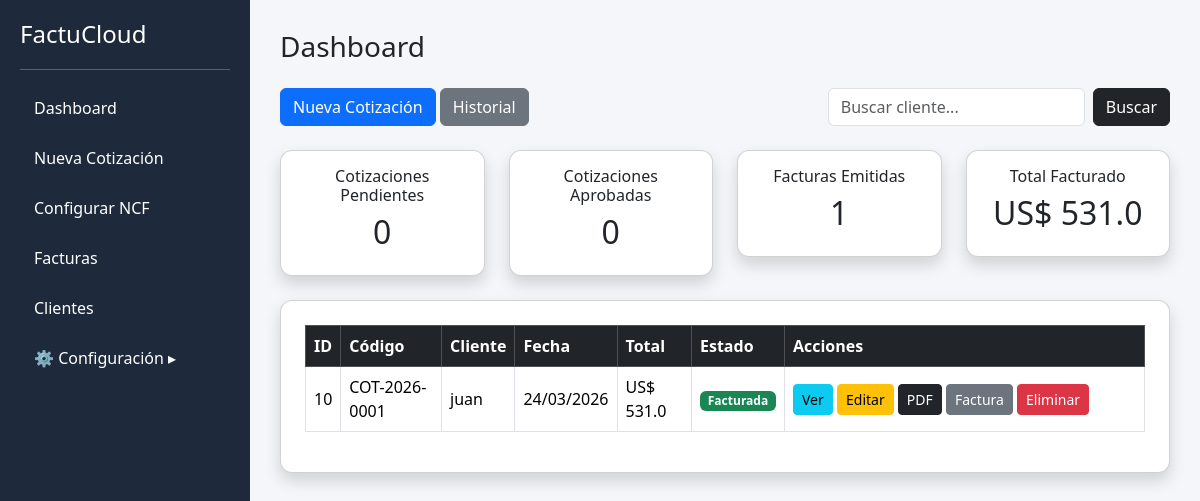
Page / (signed in) on the earlier database version.
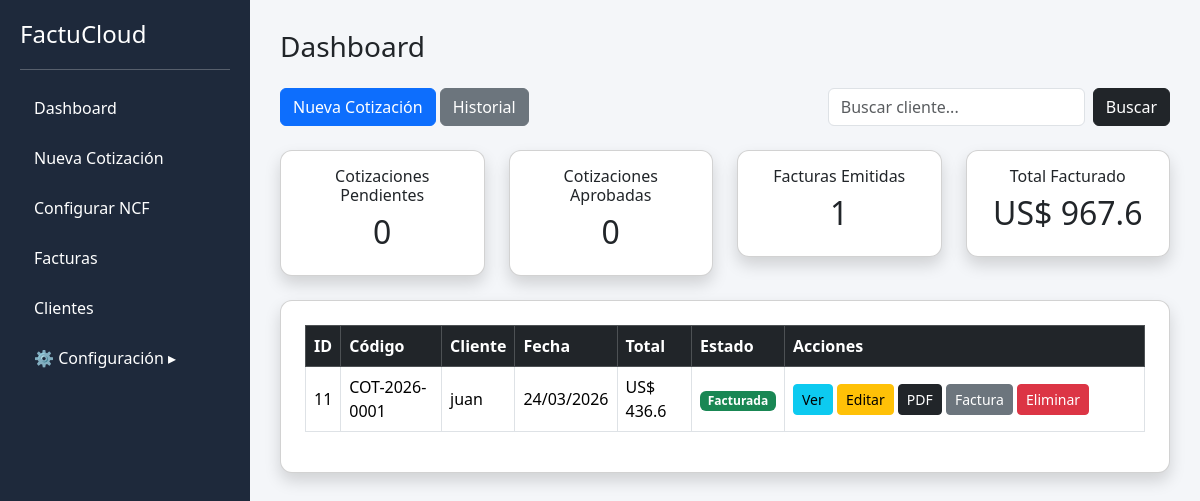
Same page on the later database version.
### tables this page shows
CREATE TABLE cotizaciones (
        id INTEGER PRIMARY KEY AUTOINCREMENT,
        codigo TEXT,
        cliente TEXT,
        rnc TEXT,
        telefono TEXT,
        correo TEXT,
        fecha TEXT,
        subtotal REAL,
        itbis REAL,
        total REAL,
        estado TEXT
    );

### app.py (the view)
@app.route("/")
def index():
    if "usuario" not in session:
        return redirect(url_for("login"))
    buscar = request.args.get("buscar")
    conn = get_db()
    if buscar:
        cotizaciones = conn.execute("""
        SELECT * FROM cotizaciones
        WHERE estado != 'Eliminada'
        AND cliente LIKE ?
        ORDER BY id DESC
        """, ("%" + buscar + "%",)).fetchall()
    else:
        cotizaciones = conn.execute("""
        SELECT * FROM cotizaciones
        WHERE estado != 'Eliminada'
        ORDER BY id DESC
        """).fetchall()
    pendientes = conn.execute("""
    SELECT COUNT(*) FROM cotizaciones
    WHERE estado='Pendiente'
    """).fetchone()[0]
    aprobadas = conn.execute("""
    SELECT COUNT(*) FROM cotizaciones
    WHERE estado='Aprobada'
    """).fetchone()[0]
    facturadas = conn.execute("""
    SELECT COUNT(*) FROM cotizaciones
    WHERE estado='Facturada'
    """).fetchone()[0]
    total_facturado = conn.execute("""
    SELECT SUM(total) FROM facturas
    """).fetchone()[0]
    if total_facturado is None:
        total_facturado = 0
    conn.close()
    return render_template(
        "index.html",
        cotizaciones=cotizaciones,
        pendientes=pendientes,
        aprobadas=aprobadas,
        facturadas=facturadas,
        total_facturado=total_facturado
    )

### app.py (called while the page is built)
def get_db():
    conn = sqlite3.connect("database.db")
    conn.row_factory = sqlite3.Row
    return conn

### templates/index.html (shortened to what this page needs)
{% extends "base.html" %}
{% block content %}
<h3 class="mb-4">Dashboard</h3>
<div class="d-flex justify-content-between mb-4">
    <div>
        <a href="/nueva" class="btn btn-primary">
            Nueva Cotización
        </a>
        <a href="/historial" class="btn btn-secondary">
            Historial
        </a>
    </div>
    <form method="GET" action="/" class="d-flex">
        <input
            type="text"
            name="buscar"
            class="form-control me-2"
            placeholder="Buscar cliente..."
        >
        <button class="btn btn-dark">
            Buscar
        </button>
    </form>
</div>
<div class="row mb-4">
    <div class="col-md-3">
        <div class="card shadow text-center p-3">
            <h6>Cotizaciones Pendientes</h6>
            <h2>{{ pendientes }}</h2>
        </div>
    </div>
    <div class="col-md-3">
        <div class="card shadow text-center p-3">
            <h6>Cotizaciones Aprobadas</h6>
            <h2>{{ aprobadas }}</h2>
        </div>
    </div>
    <div class="col-md-3">
        <div class="card shadow text-center p-3">
            <h6>Facturas Emitidas</h6>
            <h2>{{ facturadas }}</h2>
        </div>
    </div>
    <div class="col-md-3">
        <div class="card shadow text-center p-3">
            <h6>Total Facturado</h6>
            <h2>US$ {{ total_facturado }}</h2>
        </div>
    </div>
</div>
<div class="card shadow p-4">
<div class="table-responsive">
<table class="table table-bordered table-hover align-middle">
<thead class="table-dark">
<tr>
<th>ID</th>
<th>Código</th>
<th>Cliente</th>
<th>Fecha</th>
<th>Total</th>
<th>Estado</th>
<th width="360">Acciones</th>
</tr>
</thead>
<tbody>
{% for cotizacion in cotizaciones %}
<tr>
<td>{{ cotizacion.id }}</td>
<td>{{ cotizacion.codigo }}</td>
<td>{{ cotizacion.cliente }}</td>
<td>{{ cotizacion.fecha }}</td>
<td>
US$ {{ cotizacion.total }}
</td>
<td>
{% if cotizacion.estado == "Pendiente" %}
<span class="badge bg-warning text-dark">
Pendiente
</span>
{% elif cotizacion.estado == "Aprobada" %}
<span class="badge bg-primary">
Aprobada
</span>
{% elif cotizacion.estado == "Facturada" %}
<span class="badge bg-success">
Facturada
</span>
{% endif %}
</td>
<td>
<a href="/detalle/{{ cotizacion.id }}" class="btn btn-sm btn-info">
Ver
</a>
<a href="/editar_cotizacion/{{ cotizacion.id }}" class="btn btn-sm btn-warning">
Editar
</a>
<a href="/cotizacion_pdf/{{ cotizacion.id }}"
class="btn btn-sm btn-dark">
PDF
</a>
{% if cotizacion.estado == "Facturada" %}
<a href="/factura_pdf/{{ cotizacion.id }}"
class="btn btn-sm btn-secondary">
Factura
</a>
{% endif %}
<a href="/eliminar_cotizacion/{{ cotizacion.id }}"
class="btn btn-sm btn-danger"
onclick="return confirm('¿Seguro que deseas eliminar esta cotización?')">
Eliminar
</a>
</td>
</tr>
{% endfor %}
</tbody>
</table>
</div>
</div>
{% endblock %}

### templates/base.html (shortened to what this page needs)
<!DOCTYPE html>
<html lang="es">
<head>
<link href="https://cdn.jsdelivr.net/npm/bootstrap@5.3.2/dist/css/bootstrap.min.css" rel="stylesheet">
</head>
<body>
<div class="container-fluid">
<div class="row">
<div class="sidebar">
<div class="logo">
<h4>FactuCloud</h4>
</div>
<hr>
<a href="/">Dashboard</a>
<a href="/nueva">Nueva Cotización</a>
<a href="/configurar_ncf">Configurar NCF</a>
<a href="/facturas">Facturas</a>
<a href="/clientes">Clientes</a>
<a href="javascript:void(0)" onclick="toggleMenu()">⚙ Configuración <span id="arrow">▸</span></a>
</div>
<div class="content">
{% block content %}{% endblock %}
</div>
</div>
</div>
</body>
</html>

### templates/base.html (style rules this page uses)
body { background-color:#f4f6f9; }
.sidebar { position:fixed; left: 0; top: 0; width: 250px; height:100vh; background-color:#1e293b; color:white; padding:20px; }
.sidebar h4 { margin-bottom:20px; }
.sidebar a { color:white; text-decoration:none; display:block; width:100%; margin-bottom:6px; padding:10px 14px; border-radius:8px; transition:0.2s; }
.content { margin-left: 250px; padding:30px; width: calc(100% - 250px); }
.card { border-radius:12px; }

Differences in the rows shown:
removed cotizaciones: id "10", codigo "COT-2026-0001", cliente "juan", fecha "24/03/2026", total "531.0", estado "Facturada"
added cotizaciones: id "11", codigo "COT-2026-0001", cliente "juan", fecha "24/03/2026", total "436.6", estado "Facturada"
Other differences:
{{ total_facturado }}: "531.0" → "967.6"
